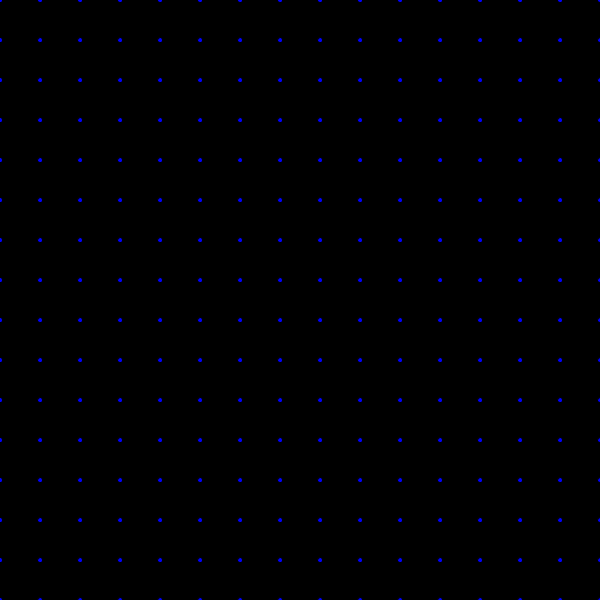
Frame 1 (no input)
Frame 60 (the mouse pressed at the canvas centre just before this capture): identical to frame 1, image omitted
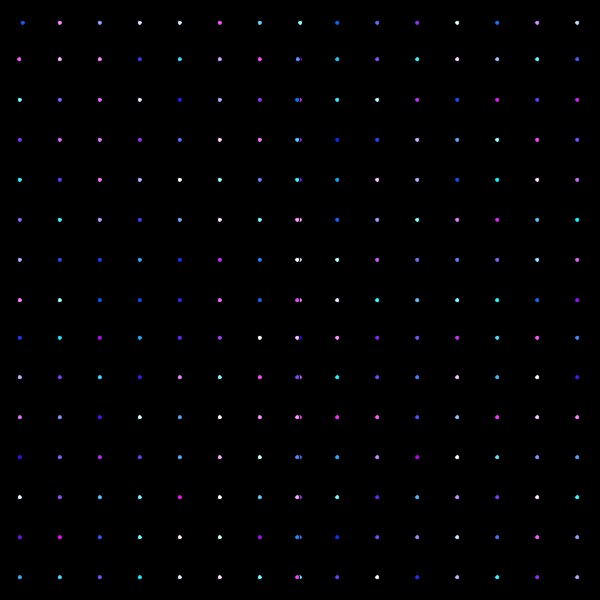
Frame 120 (the mouse held since frame 60 and released just before this capture)

The Processing sketch that drew these frames (run headless with seeded random() and noise(); from frame 60 on, the mouse is pressed at the canvas centre):

// Processing sketch: processing_156949
// ── processing_156949.pde

int i, j;
float easing = .07;
float posX, posY;

void setup() {
  size(600, 600);
  smooth();
}

void draw() {
  background(0);
  for(i = 0; i < 80; i++) {
    for(j = 0; j < 80; j++) {
      if(i*40 < mouseX)
        posX = (mouseX - posX) * easing;
      else
        posX = (posX - mouseX) * easing;
        
      if(j*40 < mouseY)
        posY = (mouseY - posY) * easing;
      else
        posY = (posY - mouseY) * easing;
      fill(random(mouseX), random(mouseY), 255);
      ellipse(i*40 + posX, j*40 + posY, 5, 5);
    }
  } 
}
